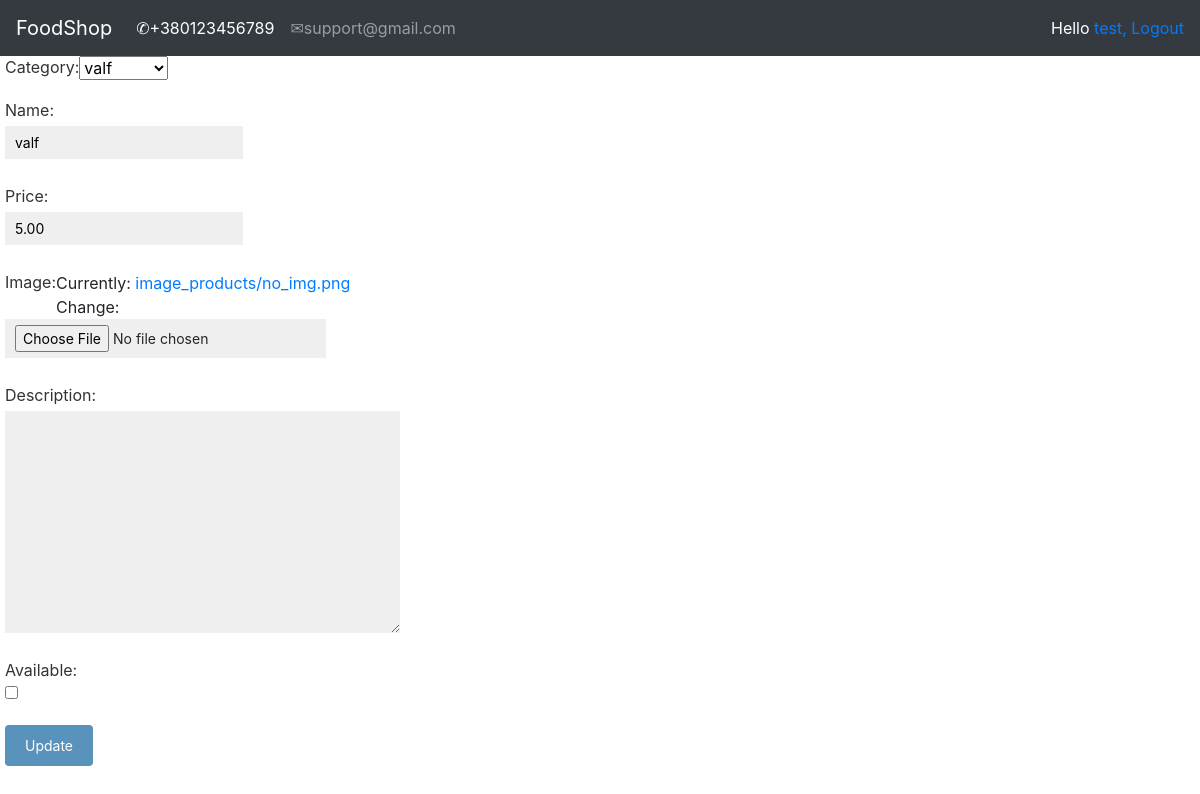
/account/update_product/2/valf/ (signed in), run on an earlier commit of the app's database.
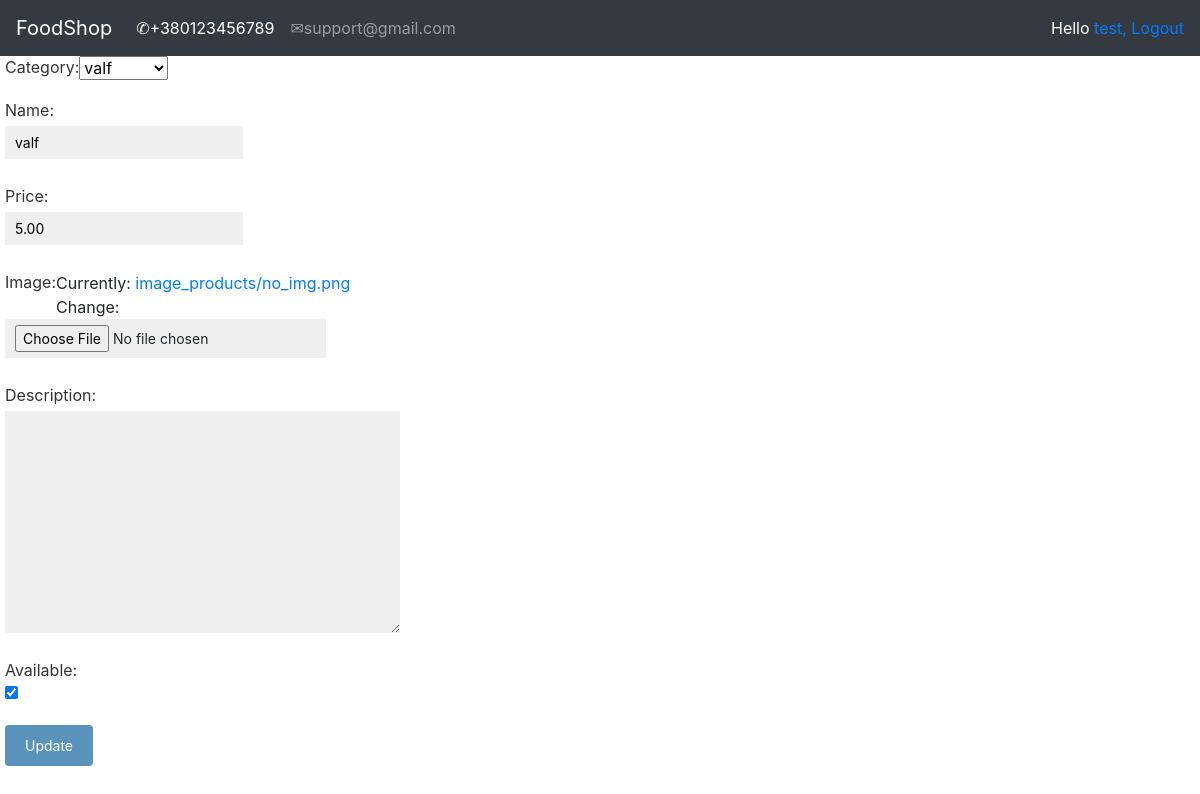
And on a later commit of the database.
### shop/models.py (models this page shows, shortened)
class Product(models.Model):
    shop = models.ForeignKey(Shop, on_delete=models.CASCADE)
    category = models.ForeignKey(Category, on_delete=models.CASCADE)
    name = models.CharField(max_length=150, db_index=True)
    slug = models.SlugField(max_length=150, db_index=True)
    image = models.ImageField(upload_to='image_products/%Y/%d/%m', default='image_products/no_img.png')
    description = models.TextField(blank=True)
    price = models.DecimalField(max_digits=10, decimal_places=2)
    available = models.BooleanField(default=True)
    created = models.DateTimeField(auto_now_add=True)
    updated = models.DateTimeField(auto_now=True)
    objects = ProductManager()
    class Meta:
        ordering = ('-created',)
        index_together = (('id', 'slug'),)
        default_related_name = "products"

### account/decorators.py (the view)
    def wrapper_func(request, *args, **kwargs):
        group = None
        if request.user.groups.exists():
            group = request.user.groups.filter(name='entrepreneur').exists()
        if group:
            return view_func(request, *args, **kwargs)
        else:
            return redirect('product_list')

### account/forms.py
class CreateProductForm(forms.ModelForm):
    class Meta:
        model = Product
        fields = ['shop', 'category', 'name', 'price', 'image', 'description', 'available']

### account/views.py (called while the page is built)
@login_required
@entrepreneur_only
def updateProduct(request, id, slug):
    product = Product.objects.get(id=id, slug=slug)
    form = CreateProductForm(instance=product)
    form.fields['shop'].widget = forms.HiddenInput()
    if request.method == 'POST':
        form = CreateProductForm(request.POST, instance=product)
        if form.is_valid():
            form.save()
            return redirect('my_products')
    context = {"form": form}
    return render(request, 'registration/CRUD/update_product.html', context)

### orderlist/context_processors.py (called while the page is built)
def orderlist(request):
    return {'orderlist': OrderList(request)}

### shop/models.py (called while the page is built)
    def __str__(self):
        return self.name

### templates/registration/CRUD/update_product.html (shortened to what this page needs)
{% extends 'registration/base.html' %}
{% load static %}
{% block context %}
<form action="" method="POST" enctype="multipart/form-data">
    {{ form.as_p }}
    <p><input type="submit" value="Update"></p>
</form>
{% endblock %}

What changed in the data, as far as the page shows it:
changed Product "valf": available "☐" → "☑"
